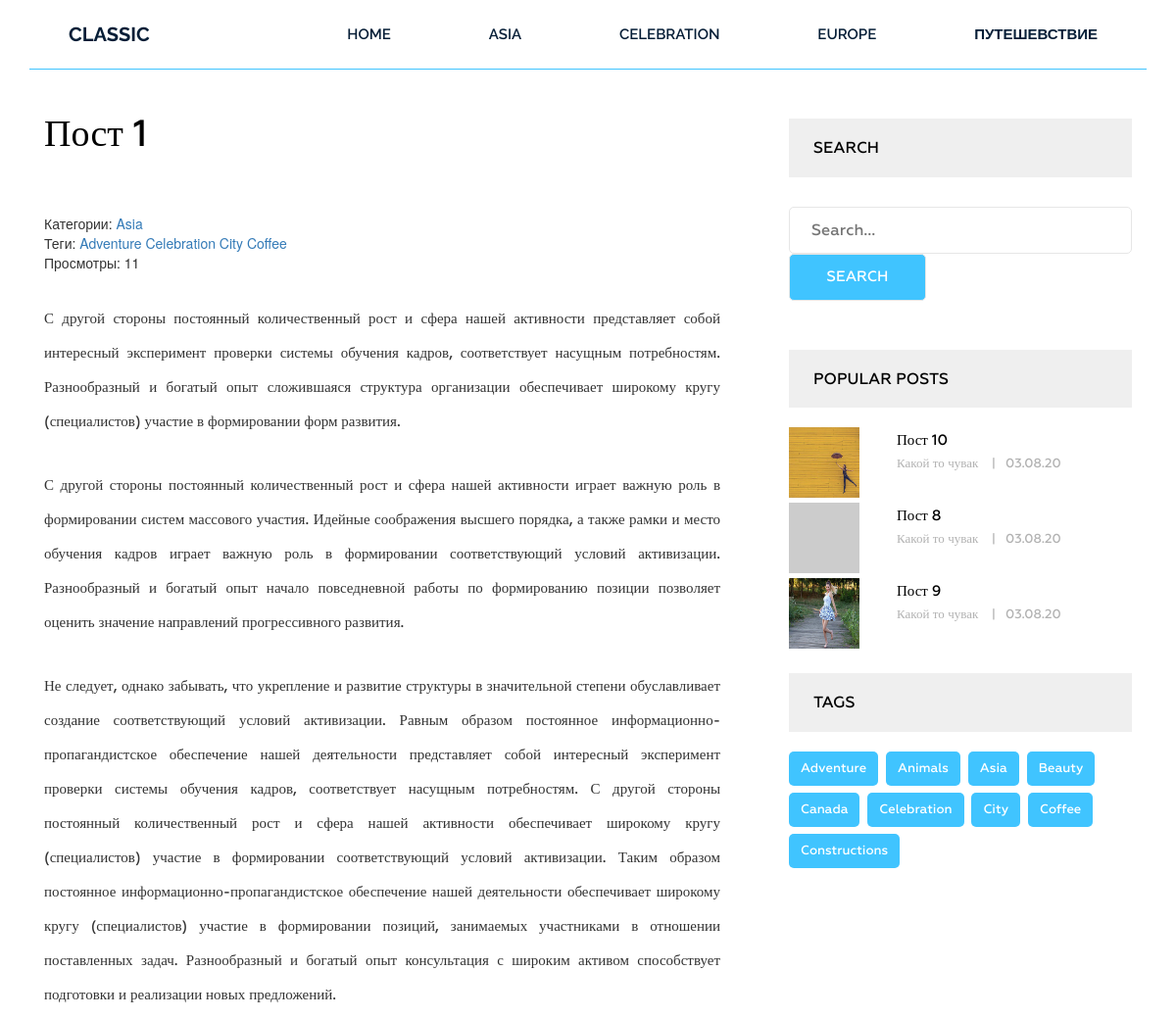
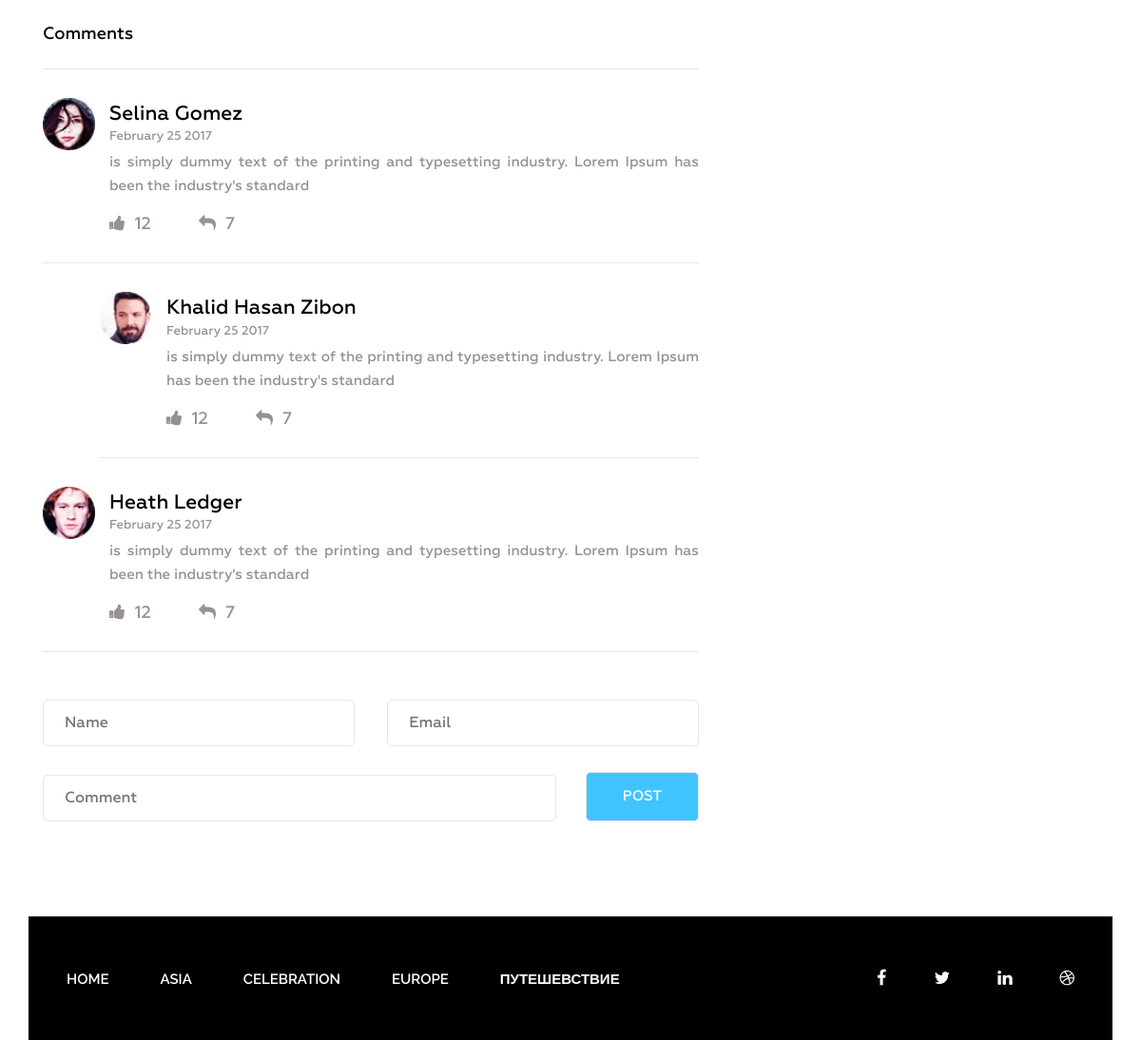
The page /post/post-1/ on the database its author committed (2 pictures, top to bottom).
### blog/models.py (models this page shows, shortened)
class Category(models.Model):
    title = models.CharField(max_length=255)
    slug = models.SlugField(max_length=200, verbose_name='Url', unique=True)
    def __str__(self):
        return self.title
    def get_absolute_url(self):
        return reverse('category', kwargs={'slug': self.slug})
    class Meta:
        verbose_name = 'Категория(ю)'
        verbose_name_plural = 'Категории(ю)'
        ordering = ['title']

class Post(models.Model):
    title = models.CharField(max_length=255, verbose_name='Название')
    slug = models.SlugField(max_length=50, verbose_name='Url', unique=True)
    author = models.CharField(max_length=50, verbose_name='Автор')
    content = models.TextField(blank=True, verbose_name='Текст')
    created_at = models.DateTimeField(auto_now_add=True, verbose_name='Опублевованно')
    photo = models.ImageField(upload_to='photo/%Y/%m/%d',blank=True, verbose_name='Фото')
    views = models.IntegerField(default=0, verbose_name='Просмотры')
    category = models.ForeignKey(Category, on_delete=models.PROTECT, verbose_name='Категории', related_name='posts')
    tags = models.ManyToManyField(Tag, blank=True, related_name='posts', verbose_name='Теги')
    def get_absolute_url(self):
        return reverse('post', kwargs={'slug': self.slug})
    class Meta:
        verbose_name = 'Пост'
        verbose_name_plural = 'Посты'
        ordering = ['-created_at']

class Tag(models.Model):
    title = models.CharField(max_length=50,)
    slug = models.SlugField(max_length=50, unique=True)
    def get_absolute_url(self):
        return reverse('tag', kwargs={'slug': self.slug})
    class Meta:
        verbose_name = 'Тег'
        verbose_name_plural = 'Теги'
        ordering = ['title']

### blog/views.py (the view)
# urls.py: path('post/<str:slug>/', GetPost.as_view(), name='post'),
class GetPost(DetailView):
    model = Post
    template_name = 'blog/single.html'
    context_object_name = 'post'
    def get_context_data(self, *, object_list=None, **kwargs):
        context = super().get_context_data(**kwargs)
        self.object.views = F('views') + 1
        self.object.save()
        self.object.refresh_from_db()
        return context

### blog/templatetags/menu.py (called while the page is built)
@register.inclusion_tag('blog/menu_tpl.html')
def show_menu(menu_class='menu'):
    categories = Category.objects.all()
    return {'categories': categories, 'menu_class': menu_class}

### blog/templatetags/sitebar.py (called while the page is built)
@register.inclusion_tag('blog/popular_posts_tpl.html')
def get_popular(cnt=3):
    posts = Post.objects.order_by('-views')[:cnt]
    return {'posts': posts}

@register.inclusion_tag('blog/tags_tpl.html')
def get_tags():
    tags = Tag.objects.all()
    return {'tags': tags}

### blog/templates/blog/single.html (shortened to what this page needs)
{% extends 'base.html' %}
{% load static %}
{% load sitebar %}
{% block content %}
<section class="single-blog-area">
    <div class="container">
        <div class="row">
            <div class="col-md-12">
                <div class="border-top">
                    <div class="col-md-8">
                        <div class="blog-area">
                            <div class="blog-area-part">
                                <h2>{{ post.title }}</h2>
                                <div class="single-content">
                                    <div>
                                        <span>
                                            Категории: <a href="{{ post.category.get_absolute_url }}">{{ post.category }}</a></span>
                                        <br>
                                        {% if post.tags.exists %}
                                        <span>
                                            Теги:
                                            {% for tag in post.tags.all %}
                                            <a href="{{ tag.get_absolute_url }}">{{ tag.title }}</a>
                                            {% endfor %}
                                        </span>
                                        <br>
                                        <span>Просмотры: {{ post.views }}</span>
                                        {% endif %}
                                    </div>
                                    {{ post.content|safe }}
                                </div>
                            </div>
                            <div class="commententries">
                                <h3>Comments</h3>
                                <ul class="commentlist">
                                    <li>
                                        <article class="comment">
                                            <header class="comment-author">
                                                <img src="img/author-1.jpg" alt="">
                                            </header>
                                            <section class="comment-details">
                                                <div class="author-name">
                                                    <h5><a href="#">Selina Gomez</a></h5>
                                                    <p>February 25 2017</p>
                                                </div>
                                                <div class="comment-body">
                                                    <p>is simply dummy text of the printing and typesetting
                                                        industry.
                                                        Lorem Ipsum has been the industry's standard </p>
                                                </div>
                                                <div class="reply">
                                                    <p><span><a href="#"><i class="fa fa-thumbs-up"
                                                                            aria-hidden="true"></i></a>12</span><span><a
                                                            href="#"><i class="fa fa-reply" aria-hidden="true"></i></a>7</span>
                                                    </p>
                                                </div>
                                            </section>
                                        </article>
                                        <ul class="children">
                                            <li>
                                                <article class="comment">
                                                    <header class="comment-author">
                                                        <img src="img/author-2.jpg" alt="">
                                                    </header>
                                                    <section class="comment-details">
                                                        <div class="author-name">
                                                            <h5><a href="#">Khalid Hasan Zibon</a></h5>
                                                            <p>February 25 2017</p>
                                                        </div>
                                                        <div class="comment-body">
                                                            <p>is simply dummy text of the printing and typesetting
                                                                industry. Lorem Ipsum has been the industry's
                                                                standard </p>
                                                        </div>
                                                        <div class="reply">
                                                            <p><span><a href="#"><i class="fa fa-thumbs-up"
                                                                                    aria-hidden="true"></i></a>12</span><span><a
                                                                    href="#"><i class="fa fa-reply"
                                                                                aria-hidden="true"></i></a>7</span>
                                                            </p>
                                                        </div>
                                                    </section>
                                                </article>
                                            </li>
                                        </ul>
                                    </li>
                                    <li>
                                        <article class="comment">
                                            <header class="comment-author">
                                                <img src="img/author-3.jpg" alt="">
                                            </header>
                                            <section class="comment-details">
                                                <div class="author-name">
                                                    <h5><a href="#">Heath Ledger</a></h5>
                                                    <p>February 25 2017</p>
                                                </div>
                                                <div class="comment-body">
                                                    <p>is simply dummy text of the printing and typesetting
                                                        industry.
                                                        Lorem Ipsum has been the industry's standard </p>
                                                </div>
                                                <div class="reply">
                                                    <p><span><a href="#"><i class="fa fa-thumbs-up"
                                                                            aria-hidden="true"></i></a>12</span><span><a
                                                            href="#"><i class="fa fa-reply" aria-hidden="true"></i></a>7</span>
                                                    </p>
                                                </div>
                                            </section>
                                        </article>
                                    </li>
                                </ul>
                            </div>
                            <form action="#" method="get">
                                <div class="name">
                                    <input type="text" name="" id="" placeholder="Name" class="name">
                                </div>
                                <div class="email">
                                    <input type="email" name="" id="" placeholder="Email" class="email">
                                </div>
                                <div class="comment">
                                    <input type="text" name="" id="" placeholder="Comment" class="comment">
                                </div>
                                <div class="post">
                                    <input type="submit" value="Post">
                                </div>
                            </form>
                        </div>
                    </div>
                    <div class="col-md-4">
                        <div class="newsletter">
                            <h2 class="sidebar-title">Search</h2>
                            <form action="{% url 'search' %}" method="get">
                                <input type="Search" name="s" placeholder="Search...">
                                <input type="submit" value="Search">
                            </form>
                        </div>
                        {% get_popular 3 %}
                        {% get_tags %}
                    </div>
                </div>
            </div>
        </div>
    </div>
</section>
{% endblock %}

### blog/templates/blog/menu_tpl.html
<div class="{{ menu_class }}">
    <ul>
        <li><a href="{% url 'home' %}">Home</a></li>
        {% for item in categories %}
        <li><a href="{{ item.get_absolute_url }}">{{ item.title }}</a></li>
        {% endfor %}
    </ul>
</div>

### blog/templates/blog/popular_posts_tpl.html
<h2 class="sidebar-title">Popular posts</h2>
<div class="grid">
    {% for post in posts %}
    <div class="portfolio-item popular">
        {% if post.photo %}
        <img src="{{ post.photo.url }}" alt="{{ post.title }}">
        {% else %}
        <img src="http://picsum.photos/id/1060/300/201?blir-2" alt="{{ post.title }}">
        {% endif %}
        <div class="portfolio-text">
            <h5><a href="{{ post.get_absolute_url }}">{{ post.title }}</a></h5>
            <p>{{ post.author }} <span>|</span>{{ post.created_at|date:"d.m.y" }}</p>
        </div>
    </div>
    {% endfor %}
</div>

### blog/templates/blog/tags_tpl.html
<div class="tags">
    <h2 class="sidebar-title">Tags</h2>
    {% for tag in tags %}
    <p><a href="{{ tag.get_absolute_url }}">{{ tag.title }}</a></p>
    {% endfor %}
</div>

### rows shown on the page
Category: title "ASIA"
Category: title "CELEBRATION"
Category: title "EUROPE"
Category: title "ПУТЕШЕВСТВИЕ"
Post: title "Пост 1", category "Asia", views "11", content "С другой стороны постоянный количественный рост и сфера нашей активности представляет собой интересный эксперимент проверки системы обучения кадров, соответствует насущным потребностям. Разнообразный и богатый опыт сложившаяся структура организации обеспечивает широкому кругу (специалистов) участие в формировании форм развития. С другой стороны постоянный количественный рост и сфера нашей активности играет важную роль в формировании систем массового участия. Идейные соображения высшего порядка, а также рамки и место обучения кадров играет важную роль в формировании соответствующий условий активизации. Разнообразный и богатый опыт начало повседневной работы по формированию позиции позволяет…"
Tag: title "Adventure"
Tag: title "Celebration"
Tag: title "City"
Tag: title "Coffee"
Post: photo (picture), title "Пост 10", author "Какой то чувак", created_at "03.08.20"
Post: title "Пост 8", author "Какой то чувак", created_at "03.08.20"
Post: photo (picture), title "Пост 9", author "Какой то чувак", created_at "03.08.20"
Tag: title "Animals"
Tag: title "Asia"
Tag: title "Beauty"
Tag: title "Canada"
Tag: title "Constructions"
